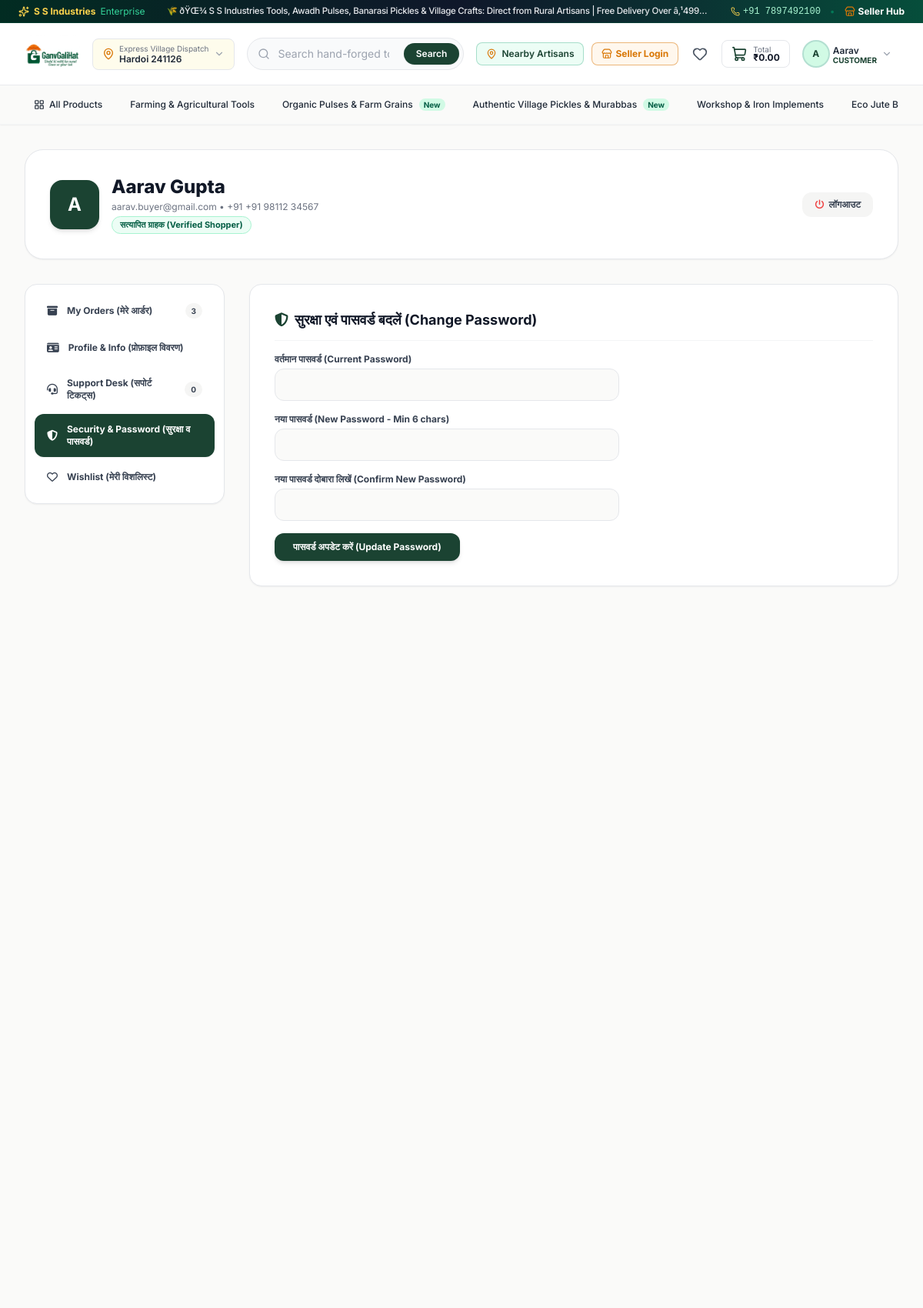
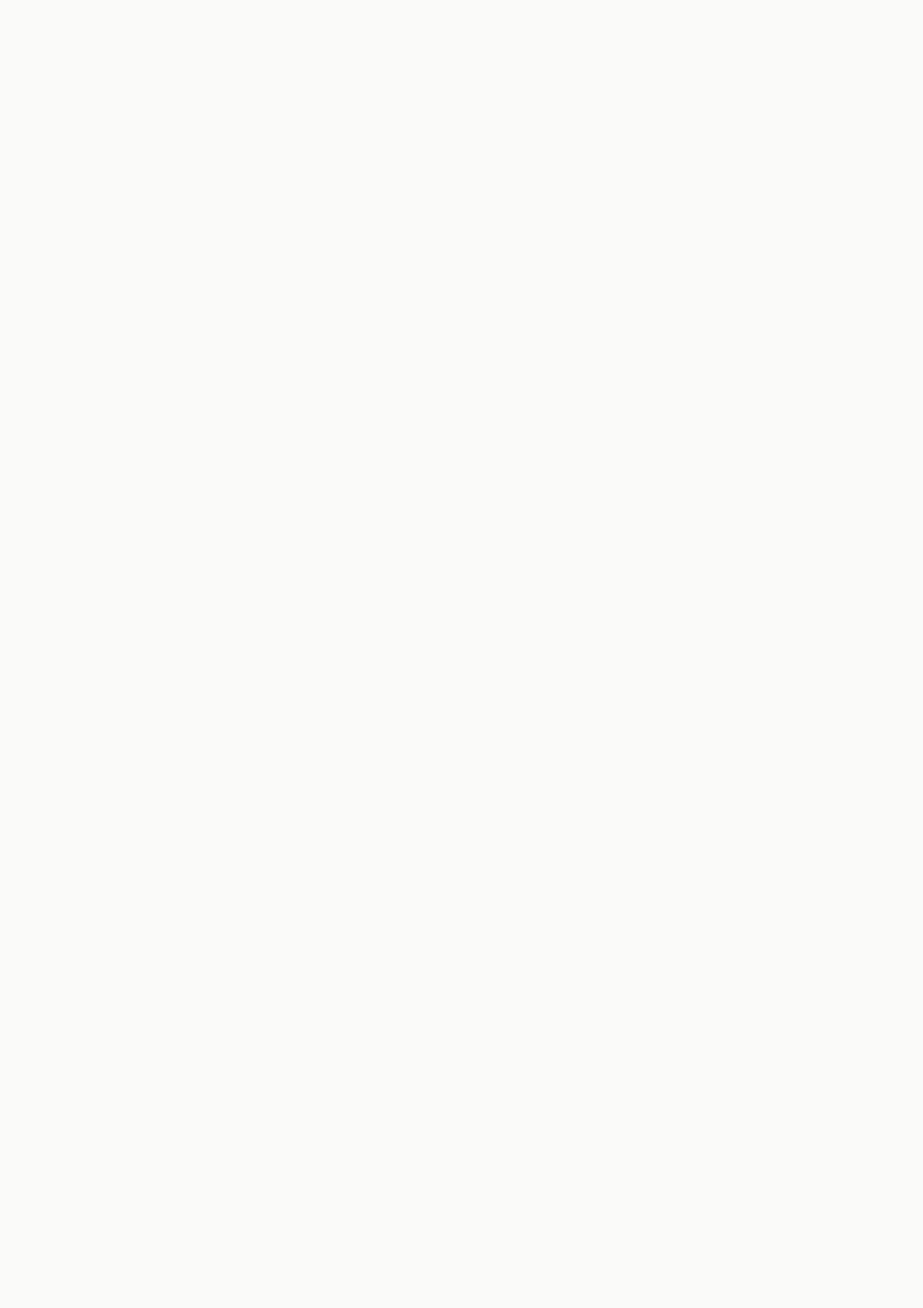
/account.php?tab=security (signed in, upper part), run on the app's committed database (2 pictures, top to bottom).
### tables this page shows
CREATE TABLE IF NOT EXISTS `users` (
  `id` INT AUTO_INCREMENT PRIMARY KEY,
  `unique_code` VARCHAR(50) UNIQUE NOT NULL,
  `name` VARCHAR(150) NOT NULL,
  `username` VARCHAR(80) UNIQUE NOT NULL,
  `email` VARCHAR(150) UNIQUE NOT NULL,
  `phone` VARCHAR(30) NOT NULL,
  `password` VARCHAR(255) NOT NULL,
  `role` ENUM('customer', 'vendor', 'admin', 'super_admin') NOT NULL DEFAULT 'customer',
  `department` VARCHAR(150) DEFAULT NULL,
  `avatar` VARCHAR(255) DEFAULT NULL,
  `city` VARCHAR(100) DEFAULT 'Hardoi',
  `state` VARCHAR(100) DEFAULT 'Uttar Pradesh',
  `pincode` VARCHAR(20) DEFAULT '241001',
  `address` TEXT DEFAULT NULL,
  `status` ENUM('active', 'pending', 'suspended') DEFAULT 'active',
  `created_at` TIMESTAMP DEFAULT CURRENT_TIMESTAMP
);

CREATE TABLE IF NOT EXISTS `categories` (
  `id` INT AUTO_INCREMENT PRIMARY KEY,
  `name` VARCHAR(150) NOT NULL,
  `hindi_name` VARCHAR(150) DEFAULT NULL,
  `slug` VARCHAR(150) UNIQUE NOT NULL,
  `description` TEXT DEFAULT NULL,
  `image` VARCHAR(255) DEFAULT NULL,
  `icon_name` VARCHAR(50) DEFAULT 'Package',
  `sort_order` INT DEFAULT 0,
  `created_at` TIMESTAMP DEFAULT CURRENT_TIMESTAMP
);

### account.php (the view, shortened to what the rows shown need)
<?php
require_once __DIR__ . '/includes/functions.php';
require_once __DIR__ . '/includes/auth_check.php';
$user = get_logged_in_user();
$active_tab = clean_input($_GET['tab'] ?? 'orders');
$stmt_orders = $pdo->prepare("SELECT * FROM orders WHERE user_id = ? OR customer_email = ? ORDER BY id DESC");
$stmt_orders->execute([$user['id'], $user['email']]);
$user_orders = $stmt_orders->fetchAll();
require_once __DIR__ . '/includes/header.php';
?>
<div class="bg-stone-50 min-h-screen py-8">
  <div class="max-w-7xl mx-auto px-4 sm:px-6 lg:px-8">
    <div class="bg-white rounded-3xl border border-gray-200 p-6 sm:p-8 shadow-sm mb-8 flex flex-col sm:flex-row items-center justify-between gap-4">
      <div class="flex items-center gap-4">
        <?php if (!empty($user['avatar'])): ?>
          <img src="<?= htmlspecialchars($user['avatar']) ?>" alt="<?= htmlspecialchars($user['name']) ?>"
            class="w-16 h-16 rounded-2xl object-cover shadow-md border-2 border-emerald-100 bg-stone-100">
        <?php else: ?>
          <div class="w-16 h-16 rounded-2xl bg-brand-green text-white flex items-center justify-center text-2xl font-bold shadow-md">
            <?= strtoupper(mb_substr($user['name'], 0, 1)) ?>
          </div>
        <?php endif; ?>
        <div>
          <h1 class="text-xl sm:text-2xl font-extrabold text-gray-900"><?= htmlspecialchars($user['name']) ?></h1>
          <p class="text-xs text-gray-500 mt-0.5">
            <?= htmlspecialchars($user['email']) ?> • +91 <?= htmlspecialchars($user['phone']) ?>
          </p>
          <span class="inline-block mt-1 text-[11px] font-bold text-emerald-800 bg-emerald-50 px-2.5 py-0.5 rounded-full border border-emerald-200">
            सत्यापित ग्राहक (Verified Shopper)
          </span>
        </div>
      </div>
    </div>
    <div class="grid grid-cols-1 lg:grid-cols-12 gap-8 items-start">
      <div class="lg:col-span-9">
        <?php if ($active_tab === 'orders'): ?>
          <div class="space-y-4">
            <h2 class="text-lg font-bold text-gray-900 mb-2">Order History (मेरे आर्डर का इतिहास)</h2>
            <?php if (empty($user_orders)): ?>
              <div class="bg-white rounded-2xl border border-gray-200 p-12 text-center shadow-sm">
                <i class="fa-solid fa-box-open text-4xl text-stone-300 mb-3"></i>
                <h3 class="text-base font-bold text-gray-700">अभी तक कोई आर्डर नहीं दिया गया</h3>
                <p class="text-xs text-gray-500 mt-1 mb-4">हथकरघा और देसी कुटीर उत्पाद अभी एक्सप्लोर करें।</p>
                <a href="/products.php" class="inline-flex items-center gap-2 px-5 py-2.5 bg-brand-green text-white text-xs font-bold rounded-xl hover:bg-emerald-800 transition">
                  शॉपिंग शुरू करें <i class="fa-solid fa-arrow-right"></i>
                </a>
              </div>
            <?php else: ?>
              <?php foreach ($user_orders as $ord):
                $stmt_ord_items = $pdo->prepare("SELECT * FROM order_items WHERE order_id = ?");
                $stmt_ord_items->execute([$ord['id']]);
                $items = $stmt_ord_items->fetchAll();
              ?>
                <div class="bg-white rounded-2xl border border-gray-200 shadow-sm overflow-hidden">
                  <div class="bg-stone-50 p-4 sm:p-5 border-b border-gray-100 flex flex-wrap items-center justify-between gap-3 text-xs">
                    <div>
                      <span class="text-gray-500">आर्डर सं.:</span>
                      <strong class="text-gray-900 ml-1 font-mono">#<?= htmlspecialchars($ord['order_number']) ?></strong>
                      <span class="text-gray-400 mx-2">•</span>
                      <span class="text-gray-500"><?= date('d M Y, h:i A', strtotime($ord['created_at'])) ?></span>
                    </div>
                    <div class="flex items-center gap-2">
                      <span class="px-2.5 py-1 rounded-full text-[11px] font-bold <?= $ord['order_status'] === 'Delivered' ? 'bg-emerald-100 text-emerald-800' : ($ord['order_status'] === 'Dispatched' ? 'bg-blue-100 text-blue-800' : 'bg-amber-100 text-amber-800') ?>">
                        <?= htmlspecialchars($ord['order_status']) ?>
                      </span>
                      <a href="/order-success.php?id=<?= $ord['id'] ?>" class="px-3 py-1 bg-white border border-gray-200 rounded-lg text-gray-700 hover:bg-stone-100 font-bold transition text-[11px]">
                        विवरण / रसीद
                      </a>
                    </div>
                  </div>
                  <div class="p-4 bg-amber-50/50 border-b border-amber-100 flex items-center justify-between text-xs">
                    <div class="flex items-center gap-2">
                      <i class="fa-solid fa-truck-fast text-red-600"></i>
                      <span class="text-gray-700">भारतीय डाक (India Post AWB):</span>
                      <span class="font-mono font-bold text-gray-900"><?= htmlspecialchars($ord['tracking_consignment_no'] ?? 'AWB-PENDING') ?></span>
                    </div>
                    <span class="text-[11px] text-gray-500"><?= htmlspecialchars($ord['tracking_carrier'] ?? 'India Post') ?></span>
                  </div>
                  <div class="divide-y divide-gray-100 p-4">
                    <?php foreach ($items as $it): ?>
                      <div class="py-2.5 flex items-center justify-between text-xs">
                        <div>
                          <p class="font-bold text-gray-900"><?= htmlspecialchars($it['product_name']) ?></p>
                          <p class="text-gray-500 text-[11px]">कोड: <?= htmlspecialchars($it['product_code']) ?> • मात्रा: <?= $it['quantity'] ?></p>
                        </div>
                        <div class="font-bold text-gray-900">
                          <?= format_price($it['total']) ?>
                        </div>
                      </div>
                    <?php endforeach; ?>
                  </div>
                  <div class="bg-stone-50 p-4 border-t border-gray-100 flex items-center justify-between text-xs">
                    <span class="text-gray-600">भुगतान विधि: <strong class="uppercase text-gray-800"><?= htmlspecialchars($ord['payment_method']) ?></strong> (<?= htmlspecialchars($ord['payment_status']) ?>)</span>
                    <span class="font-bold text-sm text-gray-900">कुल: <span class="text-brand-green font-extrabold"><?= format_price($ord['total_amount']) ?></span></span>
                  </div>
                </div>
              <?php endforeach; ?>
            <?php endif; ?>
          </div>
        <?php elseif ($active_tab === 'security'): ?>
          <div class="bg-white rounded-2xl border border-gray-200 p-6 sm:p-8 shadow-sm">
            <h2 class="text-lg font-bold text-gray-900 mb-4 pb-3 border-b border-gray-100 flex items-center gap-2">
              <i class="fa-solid fa-shield-halved text-brand-green"></i>
              सुरक्षा एवं पासवर्ड बदलें (Change Password)
            </h2>
          </div>
        <?php endif; ?>
      </div>
    </div>
  </div>
</div>
<?php require_once __DIR__ . '/includes/footer.php'; ?>

### includes/header.php (shortened to what the rows shown need)
<?php
require_once __DIR__ . '/functions.php';
$current_user = get_logged_in_user();
$header_categories = [];
try {
    $stmt = $pdo->query("SELECT id, name, hindi_name, slug, icon_name FROM categories ORDER BY sort_order ASC, name ASC");
    $header_categories = $stmt->fetchAll();
} catch (Exception $e) {}
?>
<!DOCTYPE html>
<html lang="en" class="scroll-smooth bg-stone-50">
<head>
  <script src="https://cdn.tailwindcss.com"></script>
  <link rel="stylesheet" href="https://cdnjs.cloudflare.com/ajax/libs/font-awesome/6.5.1/css/all.min.css">
  <link rel="stylesheet" href="/assets/css/style.css">
</head>
<body class="flex flex-col min-h-screen text-gray-800 antialiased selection:bg-emerald-200 overflow-x-hidden">
  <header class="sticky top-0 z-40 bg-white border-b border-gray-100 shadow-sm transition-all w-full max-w-full" style="position: -webkit-sticky; position: sticky; top: 0; z-index: 50;">
    <div class="max-w-7xl mx-auto px-2.5 sm:px-6 lg:px-8 w-full min-w-0">
      <div class="flex items-center justify-between h-14 sm:h-20 gap-1.5 sm:gap-4 w-full min-w-0">
        <div class="flex items-center gap-1 sm:gap-2.5 shrink-0">
          <div class="relative shrink-0" id="accountMenuContainer">
            <button
              type="button"
              id="accountMenuBtn"
              class="flex items-center gap-1 sm:gap-1.5 p-1 sm:p-2 rounded-full hover:bg-gray-100 text-gray-700 transition-colors focus:outline-none focus:ring-2 focus:ring-brand-green cursor-pointer shrink-0"
              aria-label="Account Menu"
            >
              <div class="w-8 h-8 rounded-full bg-emerald-100 text-brand-green flex items-center justify-center font-bold text-xs ring-2 ring-emerald-600/30 overflow-hidden shrink-0">
                <?php if ($current_user && !empty($current_user['avatar'])): ?>
                  <img src="<?= htmlspecialchars($current_user['avatar']) ?>" alt="Avatar" class="w-full h-full object-cover">
                <?php elseif ($current_user): ?>
                  <?= strtoupper(mb_substr($current_user['name'], 0, 1)) ?>
                <?php else: ?>
                  <i data-lucide="user" class="w-4 h-4"></i>
                <?php endif; ?>
              </div>
              <div class="hidden md:flex flex-col text-left">
                <span class="text-xs font-semibold text-gray-800 leading-tight truncate max-w-[90px]">
                  <?= $current_user ? htmlspecialchars(explode(' ', $current_user['name'])[0]) : 'Sign In' ?>
                </span>
                <span class="text-[10px] text-brand-green font-bold uppercase leading-none">
                  <?= $current_user ? htmlspecialchars(str_replace('_', ' ', $current_user['role'])) : 'Customer' ?>
                </span>
              </div>
              <i data-lucide="chevron-down" class="w-3.5 h-3.5 text-gray-400 hidden sm:block"></i>
            </button>
          </div>
        </div>
      </div>
    </div>
    <nav class="bg-stone-50 border-t border-gray-200/80 shadow-xs w-full max-w-full overflow-hidden">
      <div class="max-w-7xl mx-auto px-4 sm:px-6 lg:px-8 w-full min-w-0">
        <div class="flex items-center space-x-1 sm:space-x-3 overflow-x-auto py-2.5 scrollbar-none text-xs font-medium text-gray-700 whitespace-nowrap w-full min-w-0">
          <?php foreach ($header_categories as $cat):
            $isActive = (isset($_GET['category']) && $_GET['category'] === $cat['slug']);
          ?>
            <a
              href="/products.php?category=<?= htmlspecialchars($cat['slug']) ?>"
              class="flex items-center gap-1.5 px-3 py-1.5 rounded-full transition-all shrink-0 <?= $isActive ? 'bg-brand-green text-white font-semibold shadow-xs' : 'hover:bg-amber-50 hover:text-brand-green text-gray-800' ?>"
            >
              <span><?= htmlspecialchars($cat['name']) ?></span>
              <?php if (strpos($cat['slug'], 'pulses') !== false || strpos($cat['slug'], 'pickle') !== false): ?>
                <span class="ml-0.5 px-1.5 py-0.2 bg-emerald-100 text-emerald-800 text-[10px] font-bold rounded-full">New</span>
              <?php endif; ?>
            </a>
          <?php endforeach; ?>
        </div>
      </div>
    </nav>
  </header>
  <main class="flex-1">

### data on the page
users: name "A", name "Aarav", role "CUSTOMER", name "Aarav Gupta", email "aarav.buyer@gmail.com", phone "+91 98112 34567"
categories: name "Farming & Agricultural Tools"
categories: name "Organic Pulses & Farm Grains", shows "New"
categories: name "Authentic Village Pickles & Murabbas", shows "New"
categories: name "Workshop & Iron Implements"
categories: name "Eco Jute…"

### other printed values
APP_COMPANY "S S Industries"
get_setting('announcement_text') "ðŸŒ¾ S S Industries Tools, Awadh Pulses, Banarasi Pickles & Village Crafts: Direct from Rural Artisans | Free Delivery Over â‚¹499…"
APP_PHONE "+91 7897492100"
$_SESSION['delivery_location_text'] "Hardoi 241126"
$cart_subtotal "0.00"
count($user_orders) "3"
count($user_tickets) "0"
